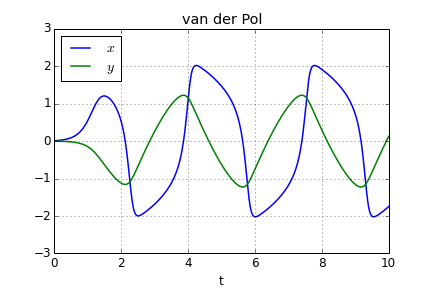

Here is the Python script that generated this plot:

# vanderpol_plot.py
#
# Plot the solution to the van der Pol system that was saved in vdp.dat.
# Save the plot in vanderpol_plot.png.
#

from numpy import loadtxt
import matplotlib.pyplot as plt
from matplotlib.font_manager import FontProperties


t, x, y = loadtxt('vdp.dat', unpack=True)

plt.figure(1, figsize=(6, 4)).subplots_adjust(bottom=0.12)
plt.xlabel('t')
plt.grid(True)
plt.hold(True)
lw = 1.5
plt.plot(t,x, 'b', linewidth=lw)
plt.plot(t,y, 'g', linewidth=lw)
plt.legend((r'$x$', r'$y$'), prop=FontProperties(size=14), labelspacing=0.3, loc='best')
plt.title('van der Pol')
plt.savefig('vanderpol_plot.png', dpi=72, transparent=True)

# show()


